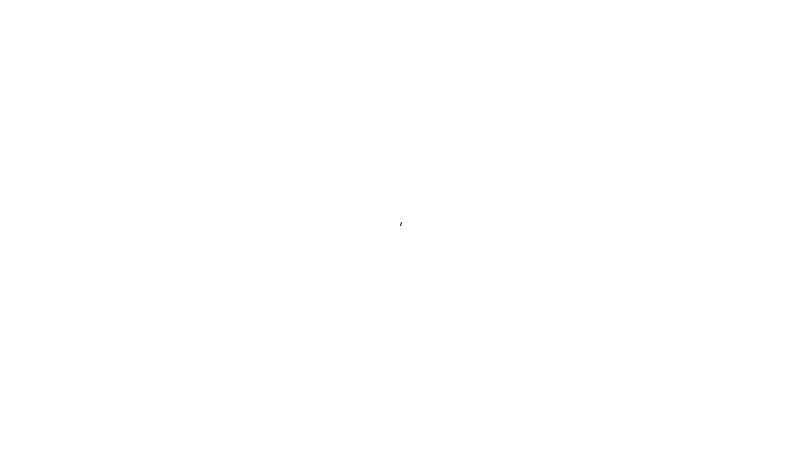
Frame 1 (no input)
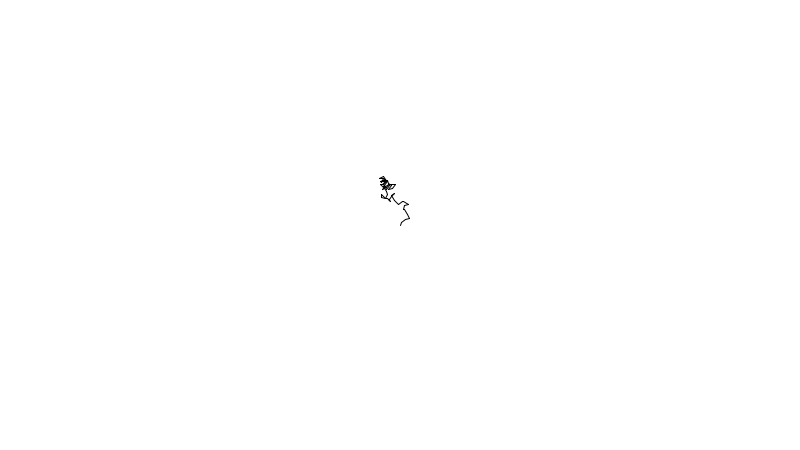
Frame 60 (the mouse pressed at the canvas centre just before this capture)
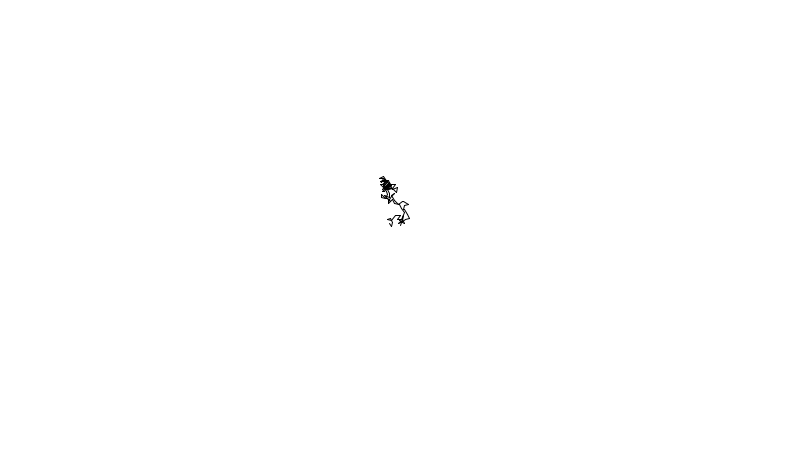
Frame 120 (the mouse held since frame 60 and released just before this capture)

The Processing sketch that drew these frames (run headless with seeded random() and noise(); from frame 60 on, the mouse is pressed at the canvas centre):

// Processing sketch: randomness_02
// ── randomness_02.pde
// Global public variables
float x; // holds the x position values
float y; // holds the y position values

float pX; // holds the previous x position values
float pY; // holds the previous y position values

float randomWalkStepSize;


void setup() {
  // Set the size of the window (width, height) 
  size(800, 450);

  // Set the location (x,y) of the window on your desktop
  surface.setLocation(0, 0);

  // set background color (red, green, blue)
  background(255, 255, 255);
  
  // Set the x and y variables initial positions
  // we set the starting point of the movement by assigning the following values
  // (todo: change the x and y values and see what's changing...)
  x = width / 2;
  y = height / 2;
  
  
  // Set the movement amount across the canvas
  // (todo: change the following value to see the difference)
  randomWalkStepSize = 5;
}


void draw() {
  
  stroke(0);
  
  // Assign previous x & y values to pX & pY variables to create continues line
  pX = x;
  pY = y;
  
  // calculate new x & y values every single frame with random function
  x = x + random(-randomWalkStepSize,randomWalkStepSize);
  y = y + random(-randomWalkStepSize,randomWalkStepSize);
  
  // (todo: change the shape such as triangle, rectangle, circle, ellipse, etc...)
  line(pX, pY, x, y);
}
